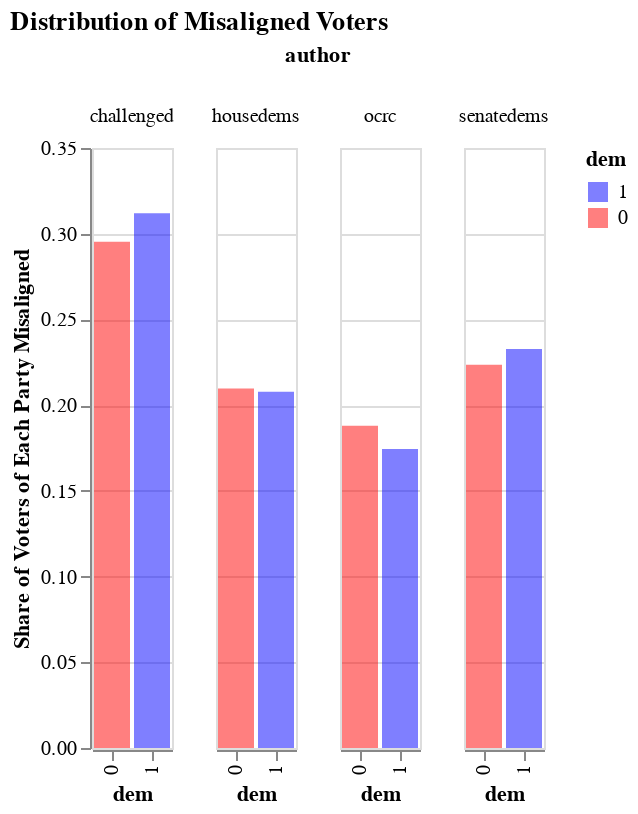

Source (notebook cell):
### Code cell
domain = [1, 0]
range_ = ['blue', 'red']
misaligned = hist[hist["party_misaligned_binary"] == 1]
c = (
    alt.Chart(pd.DataFrame(misaligned), title="Distribution of Misaligned Voters")
    .mark_bar(opacity=0.5)
    .encode(
        x=alt.X("dem:N"),
        y=alt.Y("share", stack=None, title="Share of Voters of Each Party Misaligned"),
        column="author",
        color=alt.Color("dem:N", scale=alt.Scale(domain=domain, range=range_)),
    )
)
c

### Figure 1 — Vega-Lite specification as saved in the notebook (floating-point values rounded to 4 significant figures)
{"config": {"view": {"continuousWidth": 400, "continuousHeight": 300}}, "data": {"name": "data-6ee43ac4eb357207631b922e5c653fdf"}, "mark": {"type": "bar", "opacity": 0.5}, "encoding": {"color": {"type": "nominal", "field": "dem", "scale": {"domain": [1, 0], "range": ["blue", "red"]}}, "column": {"type": "nominal", "field": "author"}, "x": {"type": "nominal", "field": "dem"}, "y": {"type": "quantitative", "field": "share", "stack": null, "title": "Share of Voters of Each Party Misaligned"}}, "title": "Distribution of Misaligned Voters", "$schema": "https://vega.github.io/schema/vega-lite/v4.8.1.json", "datasets": {"data-6ee43ac4eb357207631b922e5c653fdf": [{"party_misaligned_binary": 1, "author": "challenged", "dem": 0, "DISTRICT": 51466, "n": 51466, "total": 174270, "share": 0.2953}, {"party_misaligned_binary": 1, "author": "challenged", "dem": 1, "DISTRICT": 47474, "n": 47474, "total": 152205, "share": 0.3119}, {"party_misaligned_binary": 1, "author": "housedems", "dem": 0, "DISTRICT": 36553, "n": 36553, "total": 174270, "share": 0.2097}, {"party_misaligned_binary": 1, "author": "housedems", "dem": 1, "DISTRICT": 31636, "n": 31636, "total": 152205, "share": 0.2079}, {"party_misaligned_binary": 1, "author": "ocrc", "dem": 0, "DISTRICT": 32747, "n": 32747, "total": 174270, "share": 0.1879}, {"party_misaligned_binary": 1, "author": "ocrc", "dem": 1, "DISTRICT": 26541, "n": 26541, "total": 152205, "share": 0.1744}, {"party_misaligned_binary": 1, "author": "senatedems", "dem": 0, "DISTRICT": 38952, "n": 38952, "total": 174270, "share": 0.2235}, {"party_misaligned_binary": 1, "author": "senatedems", "dem": 1, "DISTRICT": 35436, "n": 35436, "total": 152205, "share": 0.2328}]}}
